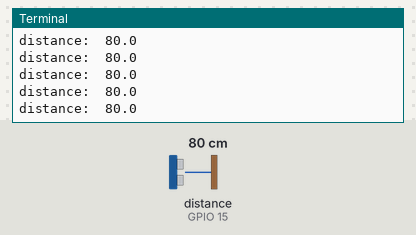
This program was run on a simulated Raspberry Pi (BCM pin numbers). On the bench: the last lines printed to the terminal. The test bench sets the inputs (shaded band); at power-on: distance to the obstacle (sensor on GPIO 15) 80 cm. The echo pulse lasts 58.3 µs per cm; the clock reads 2024-03-15 10:24:30 at power-on unless the program sets it.

Above: at 1.2 s.
1.3 s: distance to the obstacle (sensor on GPIO 15) set to 2 cm
At 1.59 s:
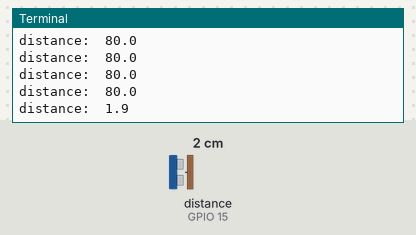
2.8 s: distance to the obstacle (sensor on GPIO 15) set to 4 cm
At 2.8 s:
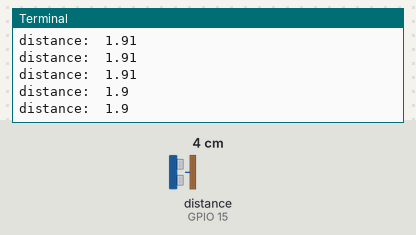
Timing chart, 0 to 5.8 s (numbered marks = the images above; inputs shaded):
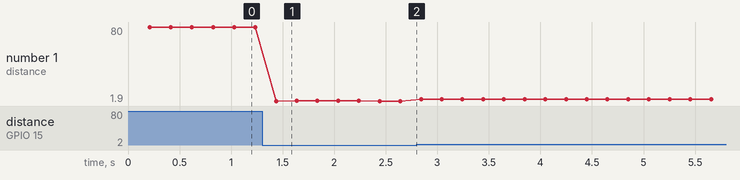

The program:

ultra.py
```python
import lgpio as GPIO
import time

# Set pins
TRIG = 14  # Associate pin 23 to TRIG
ECHO = 15  # Associate pin 24 to ECHO

# Open the GPIO chip and set the GPIO direction
h = GPIO.gpiochip_open(0)
GPIO.gpio_claim_output(h, TRIG)
GPIO.gpio_claim_input(h, ECHO)

class Sensor:
    def get_distance():
        # Set TRIG LOW
        GPIO.gpio_write(h, TRIG, 0)
        time.sleep(0.20)
        # Send 10us pulse to TRIG
        GPIO.gpio_write(h, TRIG, 1)
        time.sleep(0.00001)
        GPIO.gpio_write(h, TRIG, 0)

        # Start recording the time when the wave is sent
        while GPIO.gpio_read(h, ECHO) == 0:
            pulse_start = time.time()

        # Record time of arrival
        while GPIO.gpio_read(h, ECHO) == 1:
            pulse_end = time.time()

        # Calculate the difference in times
        try:
            pulse_duration = pulse_end - pulse_start
        except UnboundLocalError:
            print()

        # Multiply with the sonic speed (34300 cm/s)
        # and divide by 2, because there and back
        distance = pulse_duration * 17150
        distance = round(distance, 2)

        return distance
if __name__=='__main__':
    s = Sensor
    while True:
        try:
            d=s.get_distance()
            print("distance: ",d)
        except UnboundLocalError:
            continue
```

Measured:
- after the input at 1.3 s, the terminal: prints a new line after 0.14 s (image 1)
- plotted number 1: 80 → 1.9 after the input at 1.3 s, 1.9 → 3.91 after the input at 2.8 s
